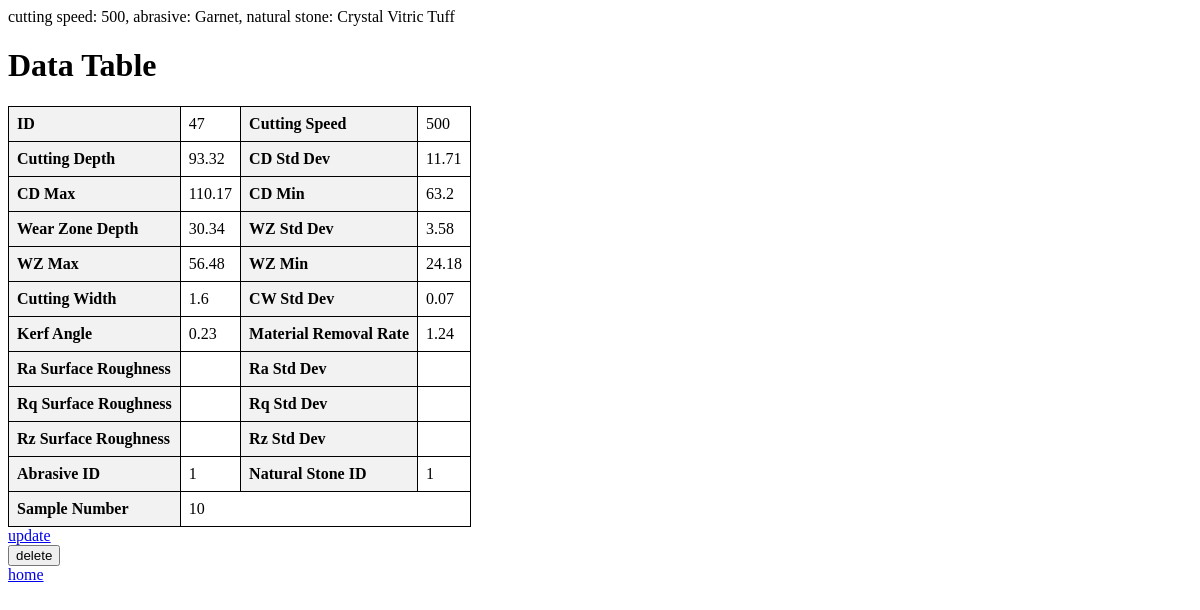
Screenshot of /cut/cutting-data/47/ with the database file from the repository.
### cutting_performance/models.py (models this page shows)
class CuttingData(models.Model):
    sample_number = models.IntegerField(null=True, blank=True)
    cutting_speed = models.IntegerField(null=True, blank=True)
    natural_stone = models.ForeignKey(NaturalStone, on_delete=models.CASCADE)
    abrasive = models.ForeignKey(Abrasive, on_delete=models.CASCADE)
    cutting_depth = models.FloatField(null=True, blank=True)
    cd_stddev = models.FloatField(null=True, blank=True)
    cd_max = models.FloatField(null=True, blank=True)
    cd_min = models.FloatField(null=True, blank=True)
    wear_zone_depth = models.FloatField(null=True, blank=True)
    wz_stddev = models.FloatField(null=True, blank=True)
    wz_max = models.FloatField(null=True, blank=True)
    wz_min = models.FloatField(null=True, blank=True)
    cutting_width = models.FloatField(null=True, blank=True)
    cw_stddev = models.FloatField(null=True, blank=True)
    kerf_angle = models.FloatField(null=True, blank=True)
    material_removal_rate = models.FloatField(null=True, blank=True)
    Ra_surface_roughness = models.FloatField(null=True, blank=True)
    Ra_stddev = models.FloatField(null=True, blank=True)
    Rq_surface_roughness = models.FloatField(null=True, blank=True)
    Rq_stddev = models.FloatField(null=True, blank=True)
    Rz_surface_roughness = models.FloatField(null=True, blank=True)
    Rz_stddev = models.FloatField(null=True, blank=True)
    def __str__(self):
        return f"cutting speed: {self.cutting_speed}, abrasive: {self.abrasive}, natural stone: {self.natural_stone}"

class Abrasive(models.Model):
    abrasive = models.CharField(max_length=32)
    density = models.FloatField(null=True, blank=True)
    hardness_mohs = models.FloatField(null=True, blank=True)
    def __str__(self):
        return self.abrasive

class NaturalStone(models.Model):
    stone = models.CharField(max_length=32)
    water_absorbance = models.FloatField(null=True, blank=True)
    effective_water_absorbance = models.FloatField(null=True, blank=True)
    natural_water_content = models.FloatField(null=True, blank=True)
    degree_of_saturation = models.FloatField(null=True, blank=True)
    dry_density = models.FloatField(null=True, blank=True)
    saturated_density = models.FloatField(null=True, blank=True)
    natural_density = models.FloatField(null=True, blank=True)
    mineral_grain_density = models.FloatField(null=True, blank=True)
    effective_porosity = models.FloatField(null=True, blank=True)
    total_porosity = models.FloatField(null=True, blank=True)
    void_ratio = models.FloatField(null=True, blank=True)
    ucs = models.FloatField(null=True, blank=True)
    its = models.FloatField(null=True, blank=True)
    plt = models.FloatField(null=True, blank=True)
    bohme = models.FloatField(null=True, blank=True)
    schmidt = models.FloatField(null=True, blank=True)
    ultrasonic_wave = models.FloatField(null=True, blank=True)
    def __str__(self):
        return self.stone

### cutting_performance/views.py (the view)
# urls.py: path("cutting-data/<int:pk>/", CuttingDataDetail.as_view(), name="cutting-data-detail"),
class CuttingDataDetail(DetailView):
    model = CuttingData
    template_name = "cutting_performance/detail.html"
    def get_context_data(self, **kwargs):
        context = super().get_context_data(**kwargs)
        context['type'] = 'cutting-data'
        return context

### templates/cutting_performance/detail.html (shortened to what this page needs)
<!DOCTYPE html>
<html>
<head>
</head>
<body>
{{ object }}
<br>
{% if type == 'stone' %}
<a href='{% url "cut:stone-update" object.pk %}'>update</a>
<form action='{% url "cut:stone-delete" object.pk %}' method="post">
    {% csrf_token %}
    <button type="submit">delete</button>
</form>
{% elif type == 'abrasive' %}
<a href='{% url "cut:abrasive-update" object.pk %}'>update</a>
<form action='{% url "cut:abrasive-delete" object.pk %}' method="post">
    {% csrf_token %}
    <button type="submit">delete</button>
</form>
{% elif type == 'cutting-data' %}
<h1>Data Table</h1>
<table>
    <tbody>
        <tr>
            <th>ID</th>
            <td>{{ object.id }}</td>
            <th>Cutting Speed</th>
            <td>{{ object.cutting_speed }}</td>
        </tr>
        <tr>
            <th>Cutting Depth</th>
            <td>{{ object.cutting_depth }}</td>
            <th>CD Std Dev</th>
            <td>{{ object.cd_stddev }}</td>
        </tr>
        <tr>
            <th>CD Max</th>
            <td>{{ object.cd_max }}</td>
            <th>CD Min</th>
            <td>{{ object.cd_min }}</td>
        </tr>
        <tr>
            <th>Wear Zone Depth</th>
            <td>{{ object.wear_zone_depth }}</td>
            <th>WZ Std Dev</th>
            <td>{{ object.wz_stddev }}</td>
        </tr>
        <tr>
            <th>WZ Max</th>
            <td>{{ object.wz_max }}</td>
            <th>WZ Min</th>
            <td>{{ object.wz_min }}</td>
        </tr>
        <tr>
            <th>Cutting Width</th>
            <td>{{ object.cutting_width }}</td>
            <th>CW Std Dev</th>
            <td>{{ object.cw_stddev }}</td>
        </tr>
        <tr>
            <th>Kerf Angle</th>
            <td>{{ object.kerf_angle }}</td>
            <th>Material Removal Rate</th>
            <td>{{ object.material_removal_rate }}</td>
        </tr>
        <tr>
            <th>Ra Surface Roughness</th>
            <td>{{ object.ra_surface_roughness }}</td>
            <th>Ra Std Dev</th>
            <td>{{ object.ra_stddev }}</td>
        </tr>
        <tr>
            <th>Rq Surface Roughness</th>
            <td>{{ object.rq_surface_roughness }}</td>
            <th>Rq Std Dev</th>
            <td>{{ object.rq_stddev }}</td>
        </tr>
        <tr>
            <th>Rz Surface Roughness</th>
            <td>{{ object.rz_surface_roughness }}</td>
            <th>Rz Std Dev</th>
            <td>{{ object.rz_stddev }}</td>
        </tr>
        <tr>
            <th>Abrasive ID</th>
            <td>{{ object.abrasive_id }}</td>
            <th>Natural Stone ID</th>
            <td>{{ object.natural_stone_id }}</td>
        </tr>
        <tr>
            <th>Sample Number</th>
            <td colspan="3">{{ object.sample_number }}</td>
        </tr>
    </tbody>
</table>
<a href='{% url "cut:cutting-data-update" object.pk %}'>update</a>
<form action='{% url "cut:cutting-data-delete" object.pk %}' method="post">
    <button type="submit">delete</button>
</form>
{% endif %}
<a href='{% url "cut:home" %}'>home</a>
</body>
</html>

### templates/cutting_performance/detail.html (style rules this page uses)
table { border-collapse: collapse; }
th, td { border: 1px solid black; padding: 8px; text-align: left; }
th { background-color: #f2f2f2; }

### rows the page displays
CuttingData: cutting_speed+abrasive+natural_stone "cutting speed: 500, abrasive: Garnet, natural stone: Crystal Vitric Tuff", id "47", cutting_speed "500", cutting_depth "93.32", cd_stddev "11.71", cd_max "110.17", cd_min "63.2", wear_zone_depth "30.34", wz_stddev "3.58", wz_max "56.48", wz_min "24.18", cutting_width "1.6", cw_stddev "0.07", kerf_angle "0.23", material_removal_rate "1.24", abrasive_id "1", natural_stone_id "1", sample_number "10"
